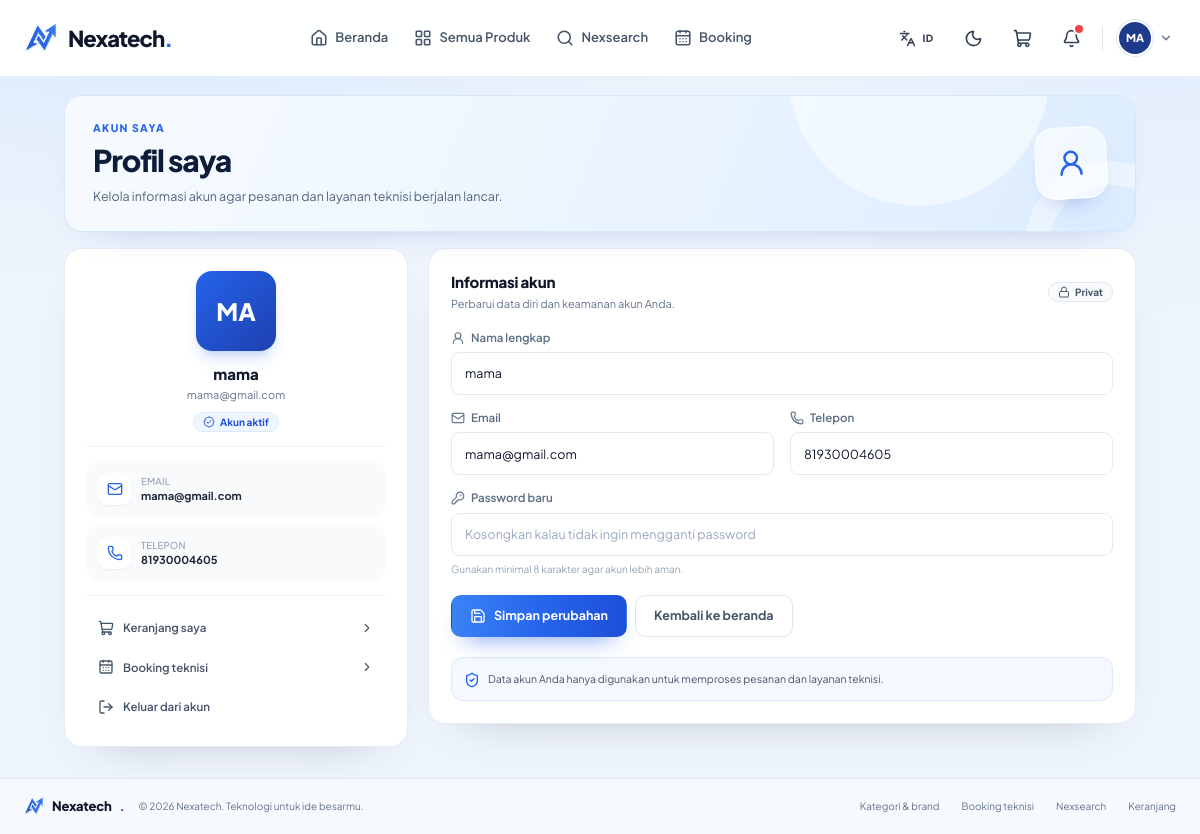
Screenshot of /views/profile.php (signed in) with the database file from the repository.
### tables this page shows
CREATE TABLE `users` (
  `user_id` int NOT NULL AUTO_INCREMENT,
  `role_id` int NOT NULL,
  `full_name` varchar(150) NOT NULL,
  `email` varchar(150) NOT NULL,
  `password_hash` varchar(255) NOT NULL,
  `phone_number` varchar(20) DEFAULT NULL,
  `created_at` datetime DEFAULT CURRENT_TIMESTAMP,
  PRIMARY KEY (`user_id`),
  UNIQUE KEY `email` (`email`),
  KEY `fk_users_roles` (`role_id`),
  CONSTRAINT `fk_users_roles` FOREIGN KEY (`role_id`) REFERENCES `roles` (`role_id`) ON DELETE RESTRICT ON UPDATE CASCADE
);

### repositories/auth.php (called while the page is built, shortened)
<?php
function get_user_by_id($conn, $id) {
    $id = (int)$id;
    $query = mysqli_query($conn, "SELECT * FROM users WHERE user_id = $id");
    return mysqli_fetch_assoc($query);
}

### views/profile.php (the view, shortened to what this page needs)
<?php
require_once __DIR__ . "/../config/database.php";
require_once __DIR__ . "/../repositories/auth.php";
require_once __DIR__ . "/../components/landing/layout.php";
$user = get_user_by_id($conn, $_SESSION["user_id"]);
?>
<div class="page-wrap page-wrap-narrow">
    <section class="page-hero reveal" aria-labelledby="profile-title">
        <div class="page-hero-copy">
            <p class="page-eyebrow">My Account</p>
            <h1 id="profile-title" class="page-title">Profil saya</h1>
            <p class="page-subtitle">Kelola informasi akun agar pesanan dan layanan teknisi berjalan lancar.</p>
        </div>
        <span class="page-hero-icon" aria-hidden="true"><i data-lucide="user-round"></i></span>
    </section>
    <div class="grid grid-cols-1 lg:grid-cols-12 gap-5 items-start">
        <aside class="lg:col-span-4 th-card th-card-pad">
            <div class="flex flex-col items-center text-center">
                <span class="flex h-20 w-20 items-center justify-center rounded-2xl bg-gradient-to-br from-brand-600 to-brand-800 text-2xl font-extrabold text-white shadow-lg shadow-brand-600/20">
                    <?php echo htmlspecialchars(strtoupper(substr($user["full_name"], 0, 2))); ?>
                </span>
                <h2 class="mt-3 text-[15px] font-extrabold text-slate-900"><?php echo htmlspecialchars($user["full_name"]); ?></h2>
                <p class="mt-0.5 text-[11px] text-slate-500"><?php echo htmlspecialchars($user["email"]); ?></p>
                <span class="th-badge th-badge-blue mt-2">
                    <i data-lucide="badge-check" class="w-3 h-3"></i>
                    Akun aktif
                </span>
            </div>
            <hr class="th-divider">
            <div class="space-y-2">
                <div class="flex items-center gap-2.5 rounded-xl bg-slate-50 p-3">
                    <span class="flex h-8 w-8 shrink-0 items-center justify-center rounded-lg bg-white text-brand-600 shadow-sm">
                        <i data-lucide="mail" class="w-4 h-4"></i>
                    </span>
                    <div class="min-w-0">
                        <p class="text-[9.5px] font-medium uppercase tracking-wide text-slate-400">Email</p>
                        <p class="truncate text-[11px] font-bold text-slate-800"><?php echo htmlspecialchars($user["email"]); ?></p>
                    </div>
                </div>
                <div class="flex items-center gap-2.5 rounded-xl bg-slate-50 p-3">
                    <span class="flex h-8 w-8 shrink-0 items-center justify-center rounded-lg bg-white text-brand-600 shadow-sm">
                        <i data-lucide="phone" class="w-4 h-4"></i>
                    </span>
                    <div class="min-w-0">
                        <p class="text-[9.5px] font-medium uppercase tracking-wide text-slate-400">Telepon</p>
                        <p class="truncate text-[11px] font-bold text-slate-800">
                            <?php echo htmlspecialchars($user["phone_number"] ?: "Belum diisi"); ?>
                        </p>
                    </div>
                </div>
            </div>
            <hr class="th-divider">
            <div class="space-y-1">
                <a href="/PWL-SAS/views/cart.php" class="dropdown-link">
                    <i data-lucide="shopping-cart" class="w-4 h-4"></i>
                    Keranjang saya
                    <i data-lucide="chevron-right" class="ml-auto w-3.5 h-3.5"></i>
                </a>
                <a href="/PWL-SAS/pages/technician/" class="dropdown-link">
                    <i data-lucide="calendar-days" class="w-4 h-4"></i>
                    Booking teknisi
                    <i data-lucide="chevron-right" class="ml-auto w-3.5 h-3.5"></i>
                </a>
                <a href="/PWL-SAS/actions/logout.php" class="dropdown-link dropdown-link-danger">
                    <i data-lucide="log-out" class="w-4 h-4"></i>
                    Keluar dari akun
                </a>
            </div>
        </aside>
        <section class="lg:col-span-8 th-card th-card-pad">
            <div class="th-card-head">
                <div>
                    <h2 class="th-card-title">Informasi akun</h2>
                    <p class="th-card-sub">Perbarui data diri dan keamanan akun Anda.</p>
                </div>
                <span class="th-badge th-badge-slate"><i data-lucide="lock" class="w-3 h-3"></i> Privat</span>
            </div>
            <form action="/PWL-SAS/actions/save_profile.php" method="POST" class="th-form-grid">
                <div class="th-field-full">
                    <label for="nama" class="th-label"><i data-lucide="user-round"></i> Nama lengkap</label>
                    <input type="text" id="nama" name="nama" required
                           value="<?php echo htmlspecialchars($user["full_name"]); ?>"
                           class="th-input" placeholder="Nama lengkap">
                </div>
                <div>
                    <label for="email" class="th-label"><i data-lucide="mail"></i> Email</label>
                    <input type="email" id="email" name="email" required
                           value="<?php echo htmlspecialchars($user["email"]); ?>"
                           class="th-input" placeholder="nama@email.com">
                </div>
                <div>
                    <label for="telepon" class="th-label"><i data-lucide="phone"></i> Telepon</label>
                    <input type="text" id="telepon" name="telepon"
                           value="<?php echo htmlspecialchars($user["phone_number"] ?? ""); ?>"
                           class="th-input" placeholder="08xxxxxxxxxx">
                </div>
                <div class="th-field-full">
                    <label for="password" class="th-label"><i data-lucide="key-round"></i> Password baru</label>
                    <input type="password" id="password" name="password"
                           class="th-input" placeholder="Kosongkan kalau tidak ingin mengganti password"
                           autocomplete="new-password">
                    <p class="mt-1.5 text-[10px] text-slate-400">Gunakan minimal 8 karakter agar akun lebih aman.</p>
                </div>
                <div class="th-field-full flex flex-col gap-2 pt-1 sm:flex-row">
                    <button type="submit" class="th-btn th-btn-primary sm:min-w-44">
                        <i data-lucide="save" class="w-4 h-4"></i>
                        Simpan perubahan
                    </button>
                    <a href="/PWL-SAS/mainpage.php" class="th-btn th-btn-outline">Kembali ke beranda</a>
                </div>
            </form>
            <div class="mt-5 flex items-start gap-2 rounded-xl border border-brand-100 bg-brand-50/60 p-3 text-[10.5px] leading-relaxed text-slate-600">
                <i data-lucide="shield-check" class="mt-0.5 h-4 w-4 shrink-0 text-brand-600"></i>
                <span>Data akun Anda hanya digunakan untuk memproses pesanan dan layanan teknisi.</span>
            </div>
        </section>
    </div>
</div>

### rows the page displays
users: full_name "MA", full_name "mama", email "mama@gmail.com", phone_number "81930004605", nama "mama", telepon "81930004605"

### other values shown
$inisial_login "MA"
